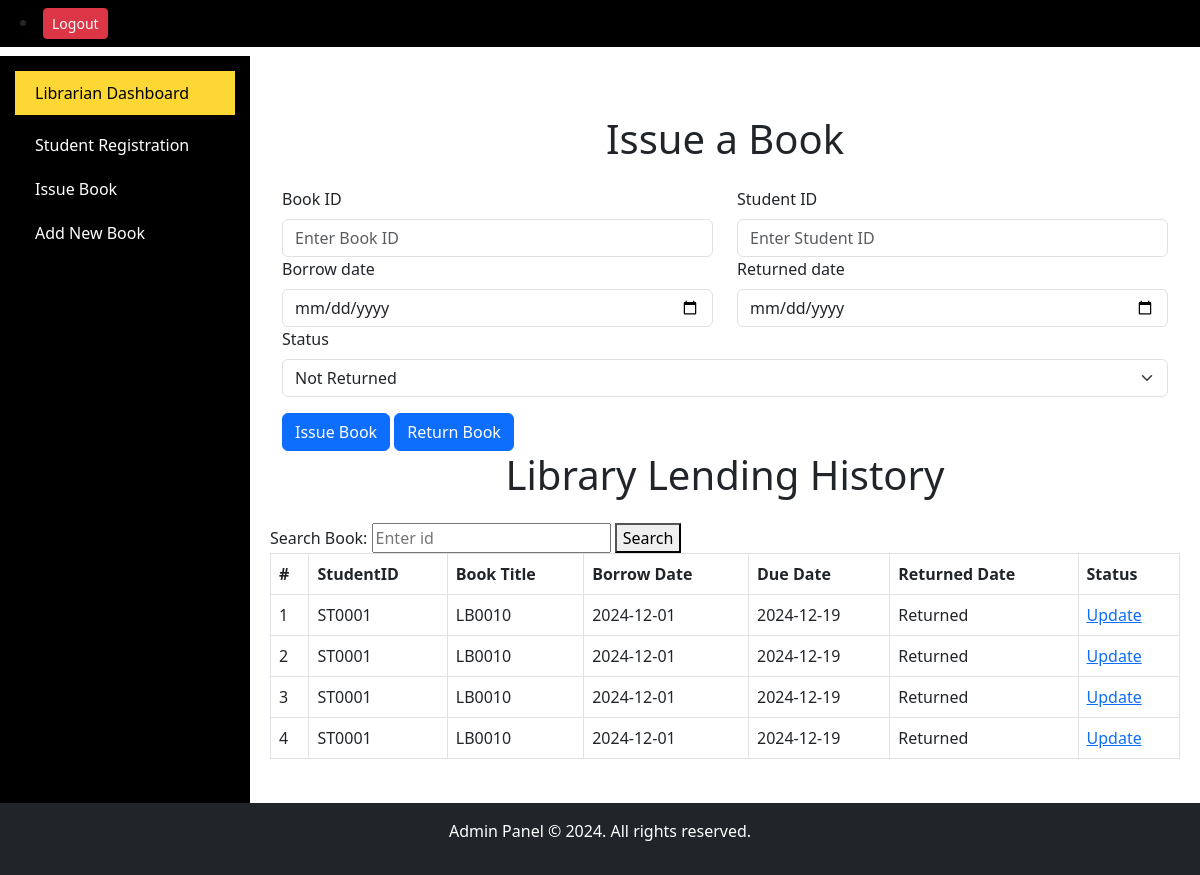
Page /issues on the committed database.
### models.py (models this page shows)
class IssueBook(db.Model):
    id = db.Column(db.Integer, primary_key=True)
    stud_id = db.Column(db.String(120), nullable=False)  # Student ID
    book_id = db.Column(db.Integer, nullable=False)  # Book ID
    borrow_date = db.Column(db.Date, nullable=False, default=date.today)  # Borrow date defaults to today
    returned_date = db.Column(db.Date, nullable=True)  # Can be null if the book is not yet returned
    status = db.Column(db.String(120), nullable=False, default='Not Returned')  # Default status is 'Not Returned'
    def to_dict(self):
        return {
            "id": self.id,
            "stud_id": self.stud_id,
            "book_id": self.book_id,
            "borrow_date": self.borrow_date.isoformat() if self.borrow_date else None,
            "returned_date": self.returned_date.isoformat() if self.returned_date else None,
            "status": self.status
        }

### resources.py (the view, shortened to what this page needs)
class IssueBookResource(Resource):
    def get(self, book_id=None):
        page = request.args.get("page", 1, type=int)
        per_page = request.args.get("per_page", 10, type=int)
        if book_id:
            issue = IssueBook.query.get(book_id)
            if not issue:
                return make_response(render_template("issue-books.html", message="Issue not found"), 404)
            return make_response(render_template("issue-books.html", issued_books=[issue.to_dict()]), 200)
        issues_paginated = IssueBook.query.paginate(page=page, per_page=per_page, error_out=False)
        issued_books = [issue.to_dict() for issue in issues_paginated.items]
        return make_response(
            render_template("issue-books.html", issued_books=issued_books, page=page, total_pages=issues_paginated.pages),
            200,)

### templates/issue-books.html (shortened to what this page needs)
{% extends 'base.html' %}
{% block content %}
    <div class="container mt-5">
        <h1 class="text-center mb-4">Issue a Book</h1>
        <form action=" /issues" method="post">
            <div class="row mb-3">
                <div class="col-md-6">
                    <label for="book_id" class="form-label">Book ID</label>
                    <input type="text" id="book_id" name="book_id" class="form-control" placeholder="Enter Book ID" required>
                </div>
                <div class="col-md-6">
                    <label for="stud_id" class="form-label">Student ID</label>
                    <input type="text" id="stud_id" name="stud_id" class="form-control" placeholder="Enter Student ID" required>
                </div>
                <div class="col-md-6">
                    <label for="borrow_date" class="form-label">Borrow date</label>
                    <input type="date" id="borrow_date" name="borrow_date" class="form-control" placeholder="Borrow date" required>
                </div>
                <div class="col-md-6">
                    <label for="returned_date" class="form-label">Returned date</label>
                    <input type="date" id="returned_date" name="returned_date" class="form-control" placeholder="Borrow date" required>
                </div>
                <div>
                 <label for="status" class="form-label">Status</label>
           <select id="status" name="status" class="form-select" required>
                    <option value="" disabled selected>Not Returned </option>
                </select>
            </div>
            </div>
            <button type="submit" class="btn btn-primary">Issue Book</button>
            <button type="submit" class="btn btn-primary" action=" /issues/book_id/" method="put">Return Book</button>
        </form>
    </div>
    <h1 class="text-center mb-4">Library Lending History</h1>
    <form action="/issues/book_id/" method="GET">
        <label for="search">Search Book:</label>
        <input type="text" id="book_id" name="book_id" placeholder="Enter id" required>
        <button type="submit">Search</button>
    </form>
    <form action="/issues" method="GET">
        <div class="table-wrapper">
            <table class="table table-bordered table-hover">
                <thead>
                    <tr>
                        <th>#</th>
                        <th>StudentID</th>
                        <th>Book Title</th>
                        <th>Borrow Date</th>
                        <th>Due Date</th>
                        <th>Returned Date</th>
                        <th>Status</th>
                    </tr>
                </thead>
                <tbody>
                    {% if issued_books %}
                        {% for record in issued_books %}
                            <tr>
                                <td>{{ loop.index }}</td>
                                <td>{{ record.stud_id }}</td>
                                <td>{{ record.book_id }}</td>
                                <td>{{ record.borrow_date }}</td>
                                <td>{{ record.returned_date }}</td>
                                <td>{{ record.status }}</td>
                                <td>
                                    <a href="{{ url_for('issuebookresource', id=record.id) }}">Update</a>
                                </td>
                            </tr>
                        {% endfor %}
                    {% else %}
                        <tr>
                            <td colspan="7" style="text-align: center;">No issued books available.</td>
                        </tr>
                    {% endif %}
                </tbody>
            </table>
        </div>
    </form>
    </div>
</body>
</html>
{% endblock %}

### rows in the picture
IssueBook: stud_id "ST0001", book_id "LB0010", borrow_date "2024-12-01", returned_date "2024-12-19", status "Returned"
IssueBook: stud_id "ST0001", book_id "LB0010", borrow_date "2024-12-01", returned_date "2024-12-19", status "Returned"
IssueBook: stud_id "ST0001", book_id "LB0010", borrow_date "2024-12-01", returned_date "2024-12-19", status "Returned"
IssueBook: stud_id "ST0001", book_id "LB0010", borrow_date "2024-12-01", returned_date "2024-12-19", status "Returned"
